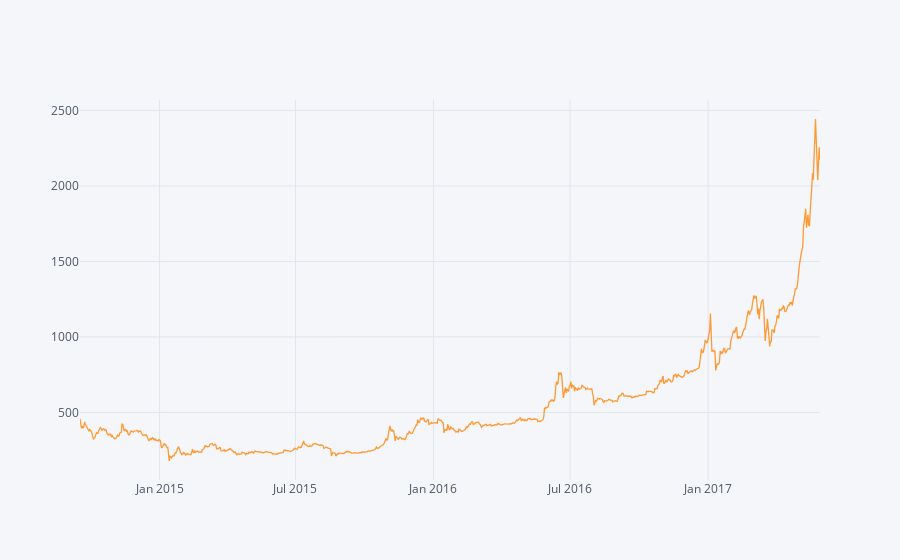
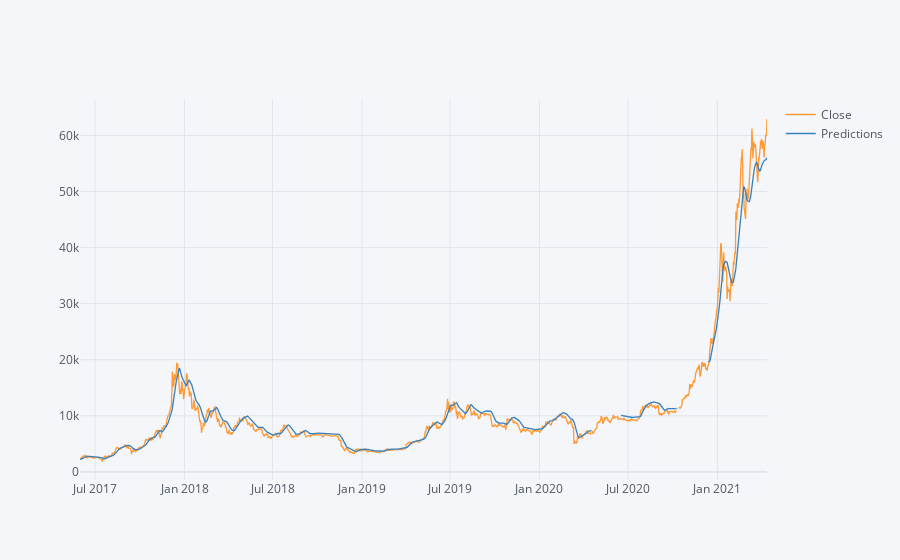

Notebook code for these charts, in order:
### Markdown cell above
# Prediction

### Code cell
train_data=new_dataset[:987]
valid_data=new_dataset[987:]
valid_data['Predictions']=closing_price
plt.figure(figsize=(16,6))
train_data['Close'].iplot()
valid_data[['Close','Predictions']].iplot()

### Figure 1 — Plotly figure (JSON) as saved in the notebook; plotly's stock layout.template omitted (floating-point values rounded to 4 significant figures; data arrays with more than 128 entries replaced by an {"elided": "..."} marker saying what was removed)
{"data": [{"line": {"color": "rgba(255, 153, 51, 1.0)", "dash": "solid", "shape": "linear", "width": 1.3}, "mode": "lines", "name": "Close", "text": "", "type": "scatter", "x": {"elided": "987 str values"}, "y": {"elided": "987 float values"}}], "layout": {"legend": {"bgcolor": "#F5F6F9", "font": {"color": "#4D5663"}}, "paper_bgcolor": "#F5F6F9", "plot_bgcolor": "#F5F6F9", "title": {"font": {"color": "#4D5663"}}, "xaxis": {"gridcolor": "#E1E5ED", "showgrid": true, "tickfont": {"color": "#4D5663"}, "title": {"font": {"color": "#4D5663"}, "text": ""}, "zerolinecolor": "#E1E5ED"}, "yaxis": {"gridcolor": "#E1E5ED", "showgrid": true, "tickfont": {"color": "#4D5663"}, "title": {"font": {"color": "#4D5663"}, "text": ""}, "zerolinecolor": "#E1E5ED"}}}

### Figure 2 — Plotly figure (JSON) as saved in the notebook; plotly's stock layout.template omitted (floating-point values rounded to 4 significant figures; data arrays with more than 128 entries replaced by an {"elided": "..."} marker saying what was removed)
{"data": [{"line": {"color": "rgba(255, 153, 51, 1.0)", "dash": "solid", "shape": "linear", "width": 1.3}, "mode": "lines", "name": "Close", "text": "", "type": "scatter", "x": {"elided": "1414 str values"}, "y": {"elided": "1414 mixed values"}}, {"line": {"color": "rgba(55, 128, 191, 1.0)", "dash": "solid", "shape": "linear", "width": 1.3}, "mode": "lines", "name": "Predictions", "text": "", "type": "scatter", "x": {"elided": "1414 str values"}, "y": {"elided": "1414 mixed values"}}], "layout": {"legend": {"bgcolor": "#F5F6F9", "font": {"color": "#4D5663"}}, "paper_bgcolor": "#F5F6F9", "plot_bgcolor": "#F5F6F9", "title": {"font": {"color": "#4D5663"}}, "xaxis": {"gridcolor": "#E1E5ED", "showgrid": true, "tickfont": {"color": "#4D5663"}, "title": {"font": {"color": "#4D5663"}, "text": ""}, "zerolinecolor": "#E1E5ED"}, "yaxis": {"gridcolor": "#E1E5ED", "showgrid": true, "tickfont": {"color": "#4D5663"}, "title": {"font": {"color": "#4D5663"}, "text": ""}, "zerolinecolor": "#E1E5ED"}}}
